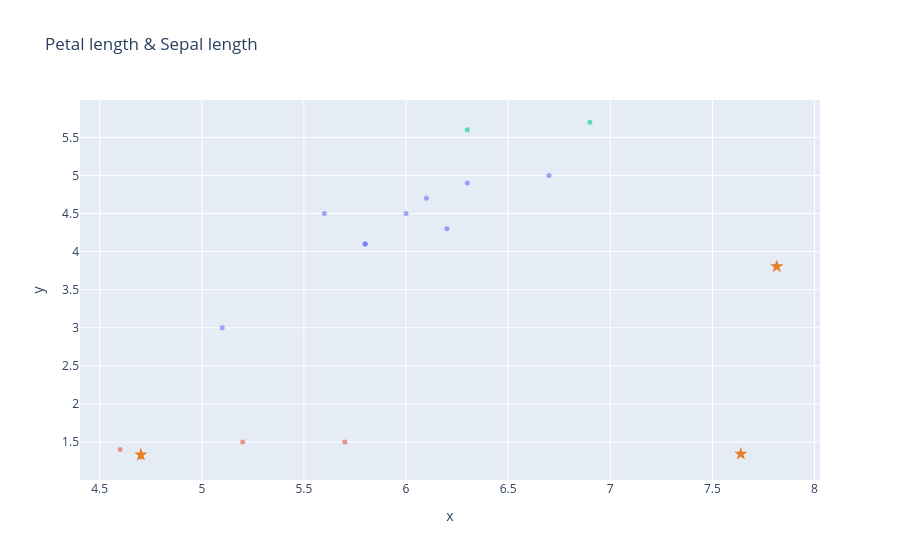

Write notebook code for a chart like this one.
### Code cell
fig = plot_dataframe(validation[:, [0, 2]], title='Blobs Dataset', label=y_validation)
for i, centroid in enumerate(centroids):
    fig = plot_centroid(fig, centroid[[0, 2]], colors=["#e67e22"], marker_size=10, symbol='star', name=f'Centroid {i+1}')
fig.update_layout(showlegend=False, title='Petal length & Sepal length')
fig.show()

### Figure 1 — Plotly figure (JSON) as saved in the notebook; plotly's stock layout.template omitted (floating-point values rounded to 4 significant figures)
{"data": [{"hovertemplate": "color=#82e0aa<br>x=%{x}<br>y=%{y}<extra></extra>", "legendgroup": "#82e0aa", "marker": {"color": "#636efa", "opacity": 0.6, "size": 5, "symbol": "circle"}, "mode": "markers", "name": "#82e0aa", "orientation": "v", "showlegend": true, "type": "scatter", "x": [6.1, 5.8, 6.7, 6.2, 5.1, 5.6, 5.8, 6.3, 6.0], "xaxis": "x", "y": [4.7, 4.1, 5.0, 4.3, 3.0, 4.5, 4.1, 4.9, 4.5], "yaxis": "y"}, {"hovertemplate": "color=#f7dc6f<br>x=%{x}<br>y=%{y}<extra></extra>", "legendgroup": "#f7dc6f", "marker": {"color": "#EF553B", "opacity": 0.6, "size": 5, "symbol": "circle"}, "mode": "markers", "name": "#f7dc6f", "orientation": "v", "showlegend": true, "type": "scatter", "x": [5.2, 4.6, 5.7, 4.7], "xaxis": "x", "y": [1.5, 1.4, 1.5, 1.3], "yaxis": "y"}, {"hovertemplate": "color=#f1948a<br>x=%{x}<br>y=%{y}<extra></extra>", "legendgroup": "#f1948a", "marker": {"color": "#00cc96", "opacity": 0.6, "size": 5, "symbol": "circle"}, "mode": "markers", "name": "#f1948a", "orientation": "v", "showlegend": true, "type": "scatter", "x": [6.9, 6.3], "xaxis": "x", "y": [5.7, 5.6], "yaxis": "y"}, {"marker": {"color": "#e67e22", "size": 10, "symbol": "star"}, "mode": "markers", "name": "Centroid 1", "type": "scatter", "x": [7.815], "y": [3.804]}, {"marker": {"color": "#e67e22", "size": 10, "symbol": "star"}, "mode": "markers", "name": "Centroid 2", "type": "scatter", "x": [4.702], "y": [1.332]}, {"marker": {"color": "#e67e22", "size": 10, "symbol": "star"}, "mode": "markers", "name": "Centroid 3", "type": "scatter", "x": [7.639], "y": [1.343]}], "layout": {"legend": {"title": {"text": "color"}, "tracegroupgap": 0}, "showlegend": false, "title": {"text": "Petal length & Sepal length"}, "xaxis": {"anchor": "y", "domain": [0, 1], "title": {"text": "x"}}, "yaxis": {"anchor": "x", "domain": [0, 1], "title": {"text": "y"}}}}
